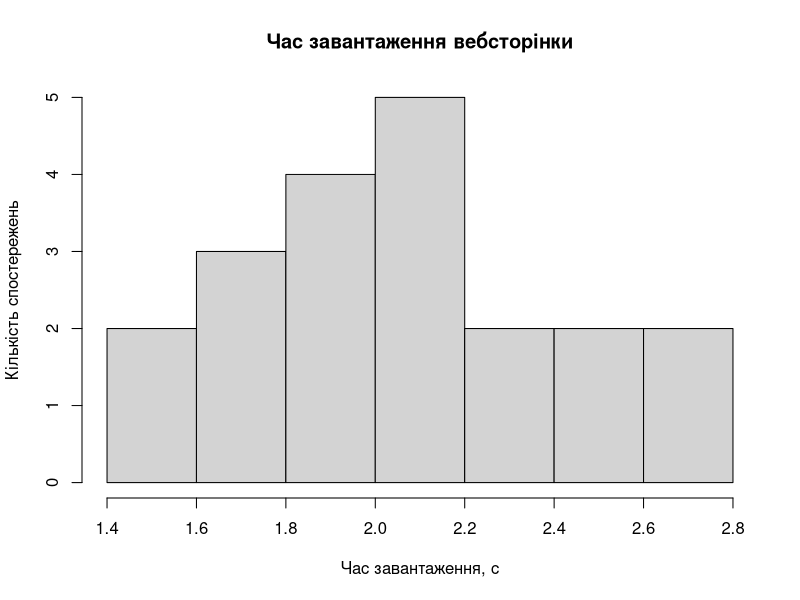
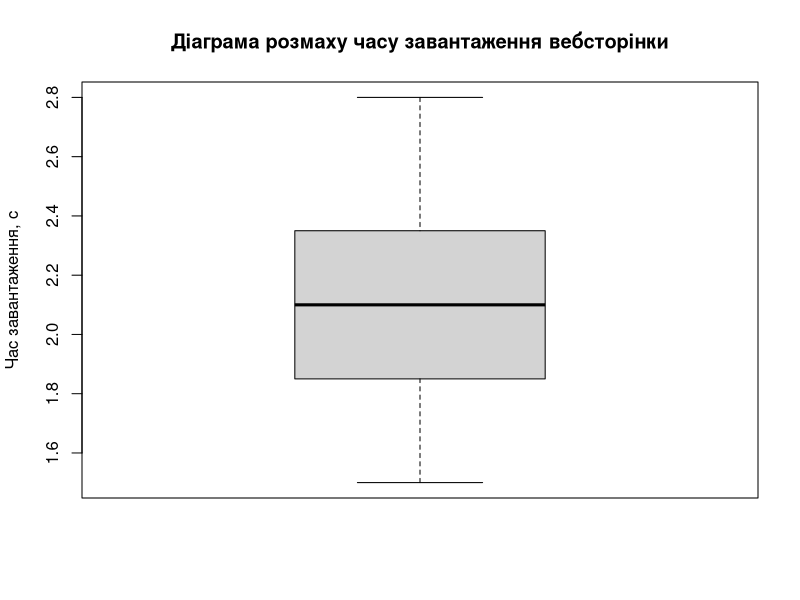

Reproduce these figures in R, in order.
## ---- chunk 1
my_data <- c(
  1.8, 2.1, 1.6, 2.4, 2.0,
  1.9, 2.7, 2.2, 1.7, 2.3,
  2.1, 1.5, 2.6, 2.0, 1.8,
  2.5, 2.2, 1.9, 2.8, 2.1
)

my_table <- data.frame(
  observation = 1:length(my_data),
  value = my_data
)

my_table
## ---- chunk 2
data_summary <- data.frame(
  mean = mean(my_data),
  median = median(my_data),
  min = min(my_data),
  max = max(my_data),
  variance = var(my_data),
  standard_deviation = sd(my_data)
)

data_summary
## ---- chunk 3
hist(
  my_data,
  main = "Час завантаження вебсторінки",
  xlab = "Час завантаження, с",
  ylab = "Кількість спостережень"
)
## ---- chunk 4
boxplot(
  my_data,
  main = "Діаграма розмаху часу завантаження вебсторінки",
  ylab = "Час завантаження, с"
)
